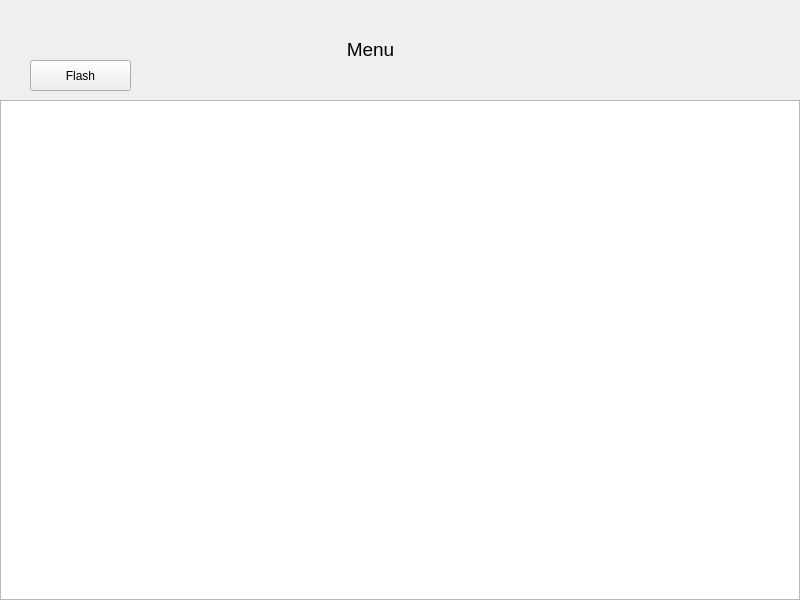
<?xml version="1.0" encoding="UTF-8"?>
<ui version="4.0">
 <class>Print_menu</class>
 <widget class="QWidget" name="Print_menu">
  <property name="geometry">
   <rect>
    <x>0</x>
    <y>0</y>
    <width>800</width>
    <height>600</height>
   </rect>
  </property>
  <property name="windowTitle">
   <string>Form</string>
  </property>
  <widget class="QTableView" name="tableView">
   <property name="geometry">
    <rect>
     <x>0</x>
     <y>100</y>
     <width>800</width>
     <height>500</height>
    </rect>
   </property>
  </widget>
  <widget class="QPushButton" name="pushButton">
   <property name="geometry">
    <rect>
     <x>30</x>
     <y>60</y>
     <width>101</width>
     <height>31</height>
    </rect>
   </property>
   <property name="text">
    <string>Flash</string>
   </property>
  </widget>
  <widget class="QLabel" name="label">
   <property name="geometry">
    <rect>
     <x>240</x>
     <y>19</y>
     <width>261</width>
     <height>61</height>
    </rect>
   </property>
   <property name="text">
    <string>&lt;html&gt;&lt;head/&gt;&lt;body&gt;&lt;p align=&quot;center&quot;&gt;&lt;span style=&quot; font-size:14pt;&quot;&gt;Menu&lt;/span&gt;&lt;/p&gt;&lt;/body&gt;&lt;/html&gt;</string>
   </property>
  </widget>
 </widget>
 <resources/>
 <connections/>
</ui>
